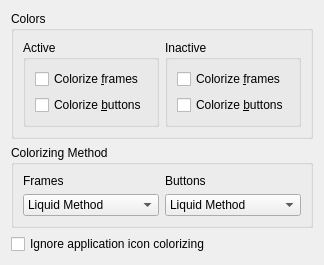
     <widget class="QWidget" name="TabPage">
      <attribute name="title">
       <string>Colors</string>
      </attribute>
      <layout class="QVBoxLayout">
       <item>
        <widget class="QGroupBox" name="buttonGroup2">
         <property name="title">
          <string>Colors</string>
         </property>
         <layout class="QVBoxLayout">
          <item>
           <layout class="QHBoxLayout">
            <item>
             <widget class="QGroupBox" name="buttonGroup14">
              <property name="title">
               <string>Active</string>
              </property>
              <layout class="QVBoxLayout">
               <item>
                <widget class="QCheckBox" name="colorizeActFramesChkBox">
                 <property name="text">
                  <string>Colorize &amp;frames</string>
                 </property>
                </widget>
               </item>
               <item>
                <widget class="QCheckBox" name="colorizeActButtonsChkBox">
                 <property name="text">
                  <string>Colorize &amp;buttons</string>
                 </property>
                </widget>
               </item>
              </layout>
             </widget>
            </item>
            <item>
             <widget class="QGroupBox" name="buttonGroup14_2">
              <property name="title">
               <string>Inactive</string>
              </property>
              <layout class="QVBoxLayout">
               <item>
                <widget class="QCheckBox" name="colorizeInActFramesChkBox">
                 <property name="text">
                  <string>Colorize &amp;frames</string>
                 </property>
                </widget>
               </item>
               <item>
                <widget class="QCheckBox" name="colorizeInActButtonsChkBox">
                 <property name="text">
                  <string>Colorize &amp;buttons</string>
                 </property>
                </widget>
               </item>
              </layout>
             </widget>
            </item>
           </layout>
          </item>
         </layout>
        </widget>
       </item>
       <item>
        <widget class="QGroupBox" name="buttonGroup5_2">
         <property name="title">
          <string>Colorizing Method</string>
         </property>
         <layout class="QHBoxLayout">
          <item>
           <layout class="QVBoxLayout">
            <item>
             <widget class="QLabel" name="textLabel2_4">
              <property name="text">
               <string>Frames</string>
              </property>
              <property name="wordWrap">
               <bool>false</bool>
              </property>
             </widget>
            </item>
            <item>
             <widget class="QComboBox" name="decoColorizeComboBox">
              <item>
               <property name="text">
                <string>Liquid Method</string>
               </property>
              </item>
              <item>
               <property name="text">
                <string>KDE Method</string>
               </property>
              </item>
              <item>
               <property name="text">
                <string>Hue Adjustment</string>
               </property>
              </item>
             </widget>
            </item>
           </layout>
          </item>
          <item>
           <layout class="QVBoxLayout">
            <item>
             <widget class="QLabel" name="textLabel3">
              <property name="text">
               <string>Buttons</string>
              </property>
              <property name="wordWrap">
               <bool>false</bool>
              </property>
             </widget>
            </item>
            <item>
             <widget class="QComboBox" name="buttonsColorizeComboBox">
              <item>
               <property name="text">
                <string>Liquid Method</string>
               </property>
              </item>
              <item>
               <property name="text">
                <string>KDE Method</string>
               </property>
              </item>
              <item>
               <property name="text">
                <string>Hue Adjustment</string>
               </property>
              </item>
             </widget>
            </item>
           </layout>
          </item>
         </layout>
        </widget>
       </item>
       <item>
        <widget class="QCheckBox" name="ignoreAppIcnCol">
         <property name="text">
          <string>Ignore application icon colorizing</string>
         </property>
        </widget>
       </item>
       <item>
        <spacer name="spacer_2">
         <property name="orientation">
          <enum>Qt::Vertical</enum>
         </property>
         <property name="sizeType">
          <enum>QSizePolicy::Expanding</enum>
         </property>
         <property name="sizeHint" stdset="0">
          <size>
           <width>20</width>
           <height>0</height>
          </size>
         </property>
        </spacer>
       </item>
      </layout>
     </widget>
